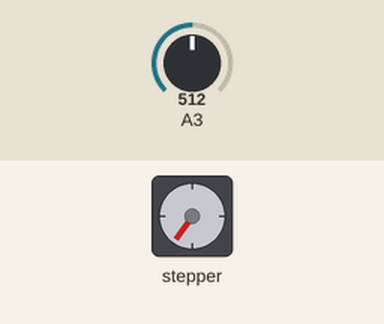
Recording of a sketch running on a simulated Arduino Uno, built with avr-gcc and run on an emulated ATmega328P. Shown: stepper motor. The inputs (shaded band) are chosen by the test bench; at power-on: A3 = 512. Stepper angles assume 2048 steps per turn; what the sketch prints to the serial monitor is not drawn.

Above: at 12.1 s.
At 25.16 s:
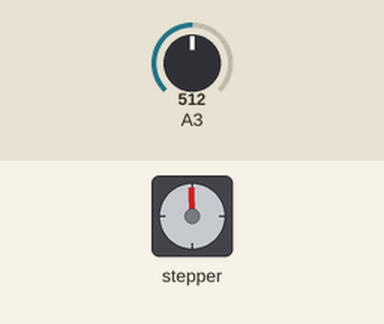
Timing chart, 0 to 40.0 s (numbered marks = the images above):
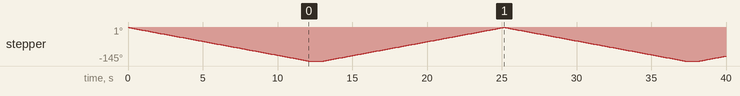

Measured:
- by itself, stepper: turns 145° counter-clockwise in 12.1 s, then 145° clockwise in 12.1 s, then 145° counter-clockwise in 12.1 s, then 21° clockwise in 1.7 s

The sketch:

PitchMechanism.ino
```cpp
#include <Stepper.h>
//int sensor=900;
int steps = 2048;
Stepper stepper(steps, 10, 12, 11, 13);

void setup() {
  // put your setup code here, to run once:
  Serial.begin(9600);
  stepper.setSpeed(2);
}

void loop() {
  // put your main code here, to run repeatedly:
  int value = analogRead(A3);
  Serial.println(value);


    stepper.step(-820);
    Serial.println("Pitch is covered");
    delay(1000);
     stepper.step(820);


}
```
